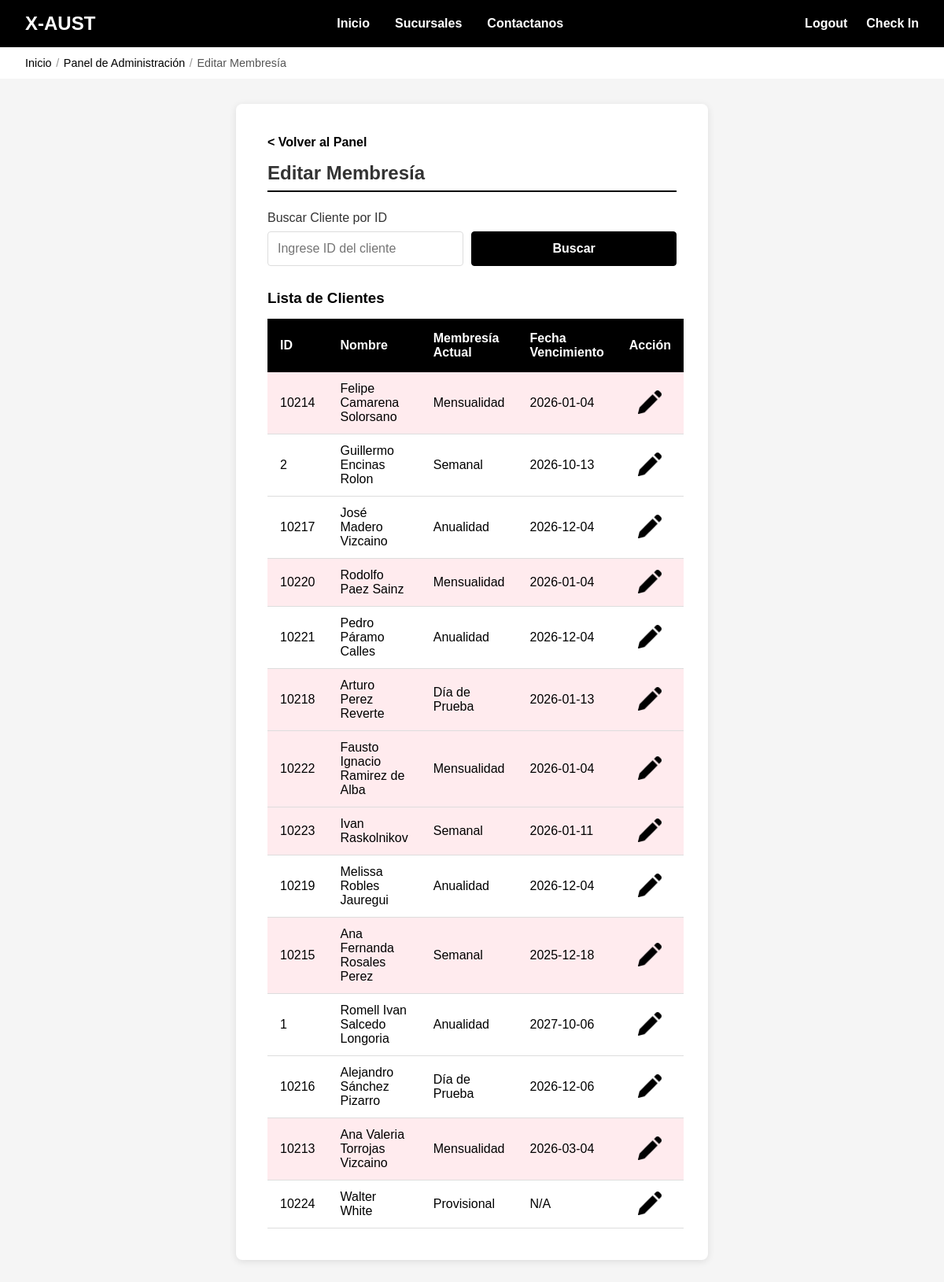
/admin/renovarMembresia.php, run on the app's committed database.
### tables this page shows
CREATE TABLE `Cliente` (
  `idCliente` int NOT NULL AUTO_INCREMENT,
  `Nombres` varchar(100) NOT NULL,
  `Apellidos` varchar(100) NOT NULL,
  `Correo` varchar(150) NOT NULL,
  `Telefono` varchar(20) DEFAULT NULL,
  `fechaNacimiento` date DEFAULT NULL,
  `estadoMembresia` enum('DIA_PRUEBA','SEMANAL','MENSUALIDAD','ANUALIDAD','PROVISIONAL','VENCIDA') DEFAULT NULL,
  `fechaVencimiento` date DEFAULT NULL,
  `idCoach` int DEFAULT NULL,
  `fechaAsignacionCoach` date DEFAULT NULL,
  PRIMARY KEY (`idCliente`),
  UNIQUE KEY `Correo` (`Correo`),
  KEY `idx_cliente_coach` (`idCoach`),
  CONSTRAINT `fk_cliente_coach` FOREIGN KEY (`idCoach`) REFERENCES `Coach` (`idCoach`) ON DELETE SET NULL ON UPDATE CASCADE
);

### funciones.php (called while the page is built, shortened)
<?php
function estaVencida($fechaVencimiento, $tipoMembresia) {
    $hoy = new DateTime();
    $vencimiento = new DateTime($fechaVencimiento);
    return $hoy > $vencimiento;
}
function nombreMembresia($tipoMembresia) {
    $nombres = [
        'DIA_PRUEBA' => 'Día de Prueba',
        'SEMANAL' => 'Semanal',
        'MENSUALIDAD' => 'Mensualidad',
        'ANUALIDAD' => 'Anualidad',
        'PROVISIONAL' => 'Provisional',
        'VENCIDA' => 'Vencida'
    ];
    return isset($nombres[$tipoMembresia]) ? $nombres[$tipoMembresia] : $tipoMembresia;
}

### admin/renovarMembresia.php (the view, shortened to what this page needs)
<?php
include '../conexion.php';
include '../funciones.php';
$con = mysqli_connect($host, $user, $pw, $db);
$cliente = null;
$urlVolver = 'index.php';
$textoVolver = '< Volver al Panel';
$columnaOrdenar = isset($_GET['ordenar']) ? $_GET['ordenar'] : 'Apellidos';
$ordenSQL = "ORDER BY " . $columnaOrdenar;
$clientes = mysqli_query($con, "SELECT idCliente, Nombres, Apellidos, estadoMembresia, fechaVencimiento
                                FROM Cliente
                                " . $ordenSQL);
?>
<!DOCTYPE html>
<html lang="es">
<head>
    <link href="../css/style.css" rel="stylesheet" />
    <link href="../css/admin.css" rel="stylesheet" />
</head>
<body>
    <header class="header-admin">
        <div class="nav-logo">
            <a href="index.php">X-AUST</a>
        </div>
        <ul class="nav-menu">
            <li><a href="../main/index.html">Inicio</a></li>
            <li><a href="../main/sucursales.html">Sucursales</a></li>
            <li><a href="../main/contactanos.html">Contactanos</a></li>
        </ul>
        <ul class="nav-acciones">
            <li><a href="../main/login.html">Logout</a></li>
            <li><a href="../main/checkIn.php">Check In</a></li>
        </ul>
    </header>
    <nav class="breadcrumb">
        <a href="../main/login.html">Inicio</a>
        <span class="breadcrumb-separator">/</span>
        <a href="index.php">Panel de Administración</a>
        <span class="breadcrumb-separator">/</span>
        <span>Editar Membresía</span>
    </nav>
    <main class="form-container">
        <div class="form-wrapper">
            <a href="<?php echo htmlspecialchars($urlVolver); ?>" class="back-link"><?php echo htmlspecialchars($textoVolver); ?></a>
            <h2>Editar Membresía</h2>
            <?php if (!$cliente): ?>
                <div class="form-group">
                    <label for="buscar_cliente">Buscar Cliente por ID</label>
                    <form method="GET" style="display: flex; gap: 10px;">
                        <input type="number" id="buscar_cliente" name="id" placeholder="Ingrese ID del cliente" required min="1">
                        <button type="submit" class="btn-submit">Buscar</button>
                    </form>
                </div>
                <div style="margin-top: 30px;">
                    <h3>Lista de Clientes</h3>
                    <?php if ($clientes && mysqli_num_rows($clientes) > 0): ?>
                        <table style="width: 100%; margin-top: 15px;">
                            <thead>
                                <tr>
                                    <th data-columna="idCliente">ID</th>
                                    <th data-columna="Nombres">Nombre</th>
                                    <th data-columna="estadoMembresia">Membresía Actual</th>
                                    <th data-columna="fechaVencimiento">Fecha Vencimiento</th>
                                    <th>Acción</th>
                                </tr>
                            </thead>
                            <tbody>
                                <?php while($c = mysqli_fetch_assoc($clientes)):
                                    $estaVencida = false;
                                    if ($c['fechaVencimiento'] && $c['estadoMembresia'] !== 'PROVISIONAL') {
                                        $estaVencida = estaVencida($c['fechaVencimiento'], $c['estadoMembresia']);
                                    }
                                ?>
                                    <tr style="<?php echo $estaVencida ? 'background-color: #ffebee;' : ''; ?>">
                                        <td><?php echo htmlspecialchars($c['idCliente']); ?></td>
                                        <td><?php echo htmlspecialchars($c['Nombres'] . ' ' . $c['Apellidos']); ?></td>
                                        <td><?php echo nombreMembresia($c['estadoMembresia']); ?></td>
                                        <td><?php echo $c['fechaVencimiento'] ? htmlspecialchars($c['fechaVencimiento']) : 'N/A'; ?></td>
                                        <td class="tabla-acciones">
                                            <a href="?id=<?php echo $c['idCliente']; ?>&from=renovarMembresia" class="table-icon-btn-lg">
                                                <img src="../assets/editar.png" alt="Editar membresía" class="table-icon-icon-lg">
                                            </a>
                                        </td>
                                    </tr>
                                <?php endwhile; ?>
                            </tbody>
                        </table>
                    <?php else: ?>
                        <p>No hay clientes registrados.</p>
                    <?php endif; ?>
                </div>
            <?php endif; ?>
        </div>
    </main>
</body>
</html>

### css/style.css (style rules this page uses)
* { margin: 0; padding: 0; box-sizing: border-box; }
body { font-family: Arial, sans-serif; }
header { color: #FFFFFF; display: flex; align-items: center; justify-content: space-between; padding: 1rem 2rem; width: 100%; }
header.header-admin { background-color: #000000; }
.nav-logo { flex: 0 0 auto; }
.nav-logo a { color: #FFFFFF; text-decoration: none; font-size: 1.5rem; font-weight: bold; }
.nav-menu { display: flex; list-style: none; gap: 2rem; flex: 1; justify-content: center; align-items: center; }
.nav-menu li { text-decoration: none; color: #FFFFFF; cursor: pointer; transition: all 0.3s ease; font-weight: bold; }
.nav-menu a { color: inherit; text-decoration: none; }
.nav-acciones { display: flex; list-style: none; gap: 1.5rem; flex: 0 0 auto; align-items: center; }
.nav-acciones li { text-decoration: none; color: #FFFFFF; cursor: pointer; transition: all 0.3s ease; font-weight: bold; }
.nav-acciones li a { text-decoration: none; color: inherit; }
.btn-accion, .btn-secundario, .btn-contorno, .btn-submit, .btn-eliminar { display: inline-block; padding: 0.75rem 1.4rem; border-radius: 4px; font-weight: 700; text-decoration: none; transition: all 0.3s ease; text-align: center; cursor: pointer; font-family: inherit; border: 1px solid transparent; font-size: 1rem; }
.breadcrumb { margin: 0; padding: 0.75rem 2rem; font-size: 0.9rem; color: #555555; display: flex; align-items: center; flex-wrap: wrap; }
.breadcrumb a { color: #000000; text-decoration: none; font-weight: 500; }
.breadcrumb-separator { margin: 0 0.35rem; color: #999999; }
.back-link { display: inline-block; margin-bottom: 1rem; color: #000000; text-decoration: none; font-weight: bold; }
table { width: 100%; border-collapse: collapse; margin-top: 1rem; }
table thead tr { background-color: #000000; color: #FFFFFF; }
table th { padding: 1rem; text-align: left; font-weight: bold; }
table td { padding: 0.75rem 1rem; border-bottom: 1px solid #ddd; }
.form-container { min-height: calc(100vh - 80px); padding: 2rem; background-color: #f5f5f5; }
.form-wrapper { background-color: #FFFFFF; padding: 2.5rem; border-radius: 8px; box-shadow: 0 2px 10px rgba(0, 0, 0, 0.1); max-width: 600px; margin: 0 auto; }
.form-wrapper h2 { margin-top: 0; margin-bottom: 1.5rem; color: #333; border-bottom: 2px solid #000000; padding-bottom: 0.5rem; }
.form-group { margin-bottom: 1.5rem; }
.form-group label { display: block; margin-bottom: 0.5rem; color: #333; font-weight: 500; }
.form-group input, .form-group select, .form-group textarea { width: 100%; padding: 0.75rem; border: 1px solid #ddd; border-radius: 4px; font-size: 1rem; transition: border-color 0.3s ease; font-family: inherit; }
.btn-submit { background-color: #000000; color: #FFFFFF; border-color: #000000; width: 100%; }

### css/admin.css (style rules this page uses)
.tabla-acciones { text-align: center; }
.table-icon-btn-lg { width: 30px; height: 30px; padding: 0; font-size: 12px; display: inline-flex; align-items: center; justify-content: center; margin: 2px; background-color: transparent; color: inherit; border-radius: 4px; }
.table-icon-icon-lg { width: 30px !important; height: 30px !important; }

### data on the page
cliente: idCliente "10214", Nombres+Apellidos "Felipe Camarena Solorsano", estadoMembresia "Mensualidad", fechaVencimiento "2026-01-04"
cliente: idCliente "2", Nombres+Apellidos "Guillermo Encinas Rolon", estadoMembresia "Semanal", fechaVencimiento "2026-10-13"
cliente: idCliente "10217", Nombres+Apellidos "José Madero Vizcaino", estadoMembresia "Anualidad", fechaVencimiento "2026-12-04"
cliente: idCliente "10220", Nombres+Apellidos "Rodolfo Paez Sainz", estadoMembresia "Mensualidad", fechaVencimiento "2026-01-04"
cliente: idCliente "10221", Nombres+Apellidos "Pedro Páramo Calles", estadoMembresia "Anualidad", fechaVencimiento "2026-12-04"
cliente: idCliente "10218", Nombres+Apellidos "Arturo Perez Reverte", estadoMembresia "Día de Prueba", fechaVencimiento "2026-01-13"
cliente: idCliente "10222", Nombres+Apellidos "Fausto Ignacio Ramirez de Alba", estadoMembresia "Mensualidad", fechaVencimiento "2026-01-04"
cliente: idCliente "10223", Nombres+Apellidos "Ivan Raskolnikov", estadoMembresia "Semanal", fechaVencimiento "2026-01-11"
cliente: idCliente "10219", Nombres+Apellidos "Melissa Robles Jauregui", estadoMembresia "Anualidad", fechaVencimiento "2026-12-04"
cliente: idCliente "10215", Nombres+Apellidos "Ana Fernanda Rosales Perez", estadoMembresia "Semanal", fechaVencimiento "2025-12-18"
cliente: idCliente "1", Nombres+Apellidos "Romell Ivan Salcedo Longoria", estadoMembresia "Anualidad", fechaVencimiento "2027-10-06"
cliente: idCliente "10216", Nombres+Apellidos "Alejandro Sánchez Pizarro", estadoMembresia "Día de Prueba", fechaVencimiento "2026-12-06"
cliente: idCliente "10213", Nombres+Apellidos "Ana Valeria Torrojas Vizcaino", estadoMembresia "Mensualidad", fechaVencimiento "2026-03-04"
cliente: idCliente "10224", Nombres+Apellidos "Walter White", estadoMembresia "Provisional", shows "N/A"

### other printed values
$textoVolver "< Volver al Panel"
